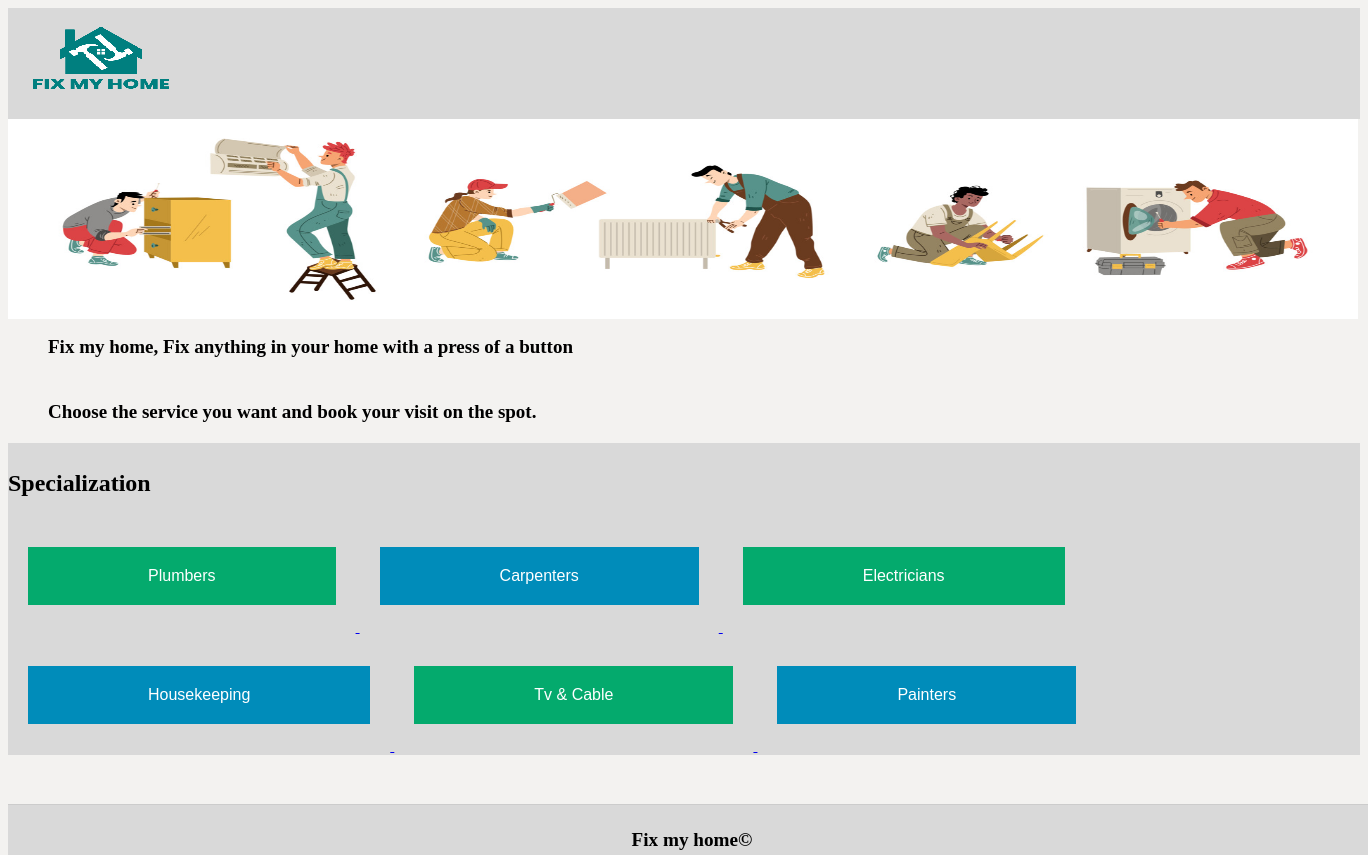
The app's page /templates/fixMyhome_spec.php with its own data.
### tables this page shows
CREATE TABLE `specializations` (
  `Id` int(11) NOT NULL,
  `special1` varchar(100) NOT NULL,
  `special2` varchar(100) NOT NULL,
  `special3` varchar(100) NOT NULL,
  `special4` varchar(100) NOT NULL,
  `special5` varchar(100) NOT NULL,
  `special6` varchar(250) NOT NULL
);

### templates/fixMyhome_spec.php (the view, shortened to what this page needs)
<?php
require_once '../config/db.php';
$query = "SELECT * FROM specializations";
$result = mysqli_query($con, $query);
?>
<!DOCTYPE html>
<html lang="en">
  <head>
    <link rel="stylesheet" type="text/css" href="../static/styles/3-header.css">
    <link rel="stylesheet" type="text/css" href="../static/styles/3-footer.css">
      </head>
  <body>
  <header style="background-color:rgb(217, 217, 217);">
          <a href="../index.php"><img src="../static/images/fixMyHome1.png" /> </a>
    </header>
        <img src="../static/images/vecteezyKlyaksun.jpg" class = "center" style="width:1350px; height:200px;
                                        image-rendering: -moz-crisp-edges;
                                        -ms-interpolation-mode: bicubic;"></img>
    <div class="container">
        <h1>Fix my home, Fix anything in your home with a press of a button</h1><br>
        <h1>Choose the service you want and book your visit on the spot.</h1>
    </div>
    <?php
while($row = mysqli_fetch_assoc($result))
{
  ?>
  <div class="column" style="background-color:rgb(217, 217, 217);">
                      <h2><br>Specialization</h2>
                        <a href="plumbers.php">
                        <button class="button button1"><?php echo $row['special1']; ?></button> </a>
                        <a href="carpenters.php">
                        <button class="button button2"><?php echo $row['special2']; ?></button> </a>
                        <a href="electrician.php">
                        <button class="button button1"><?php echo $row['special3']; ?></button> </a>
                        <a href="housekeeping.php">
                        <button class="button button2"><?php echo $row['special4']; ?></button> </a>
                        <a href="tv&cable.php">
                        <button class="button button1"><?php echo $row['special5']; ?></button> </a>
                        <a href="painters.php">
                        <button class="button button2"><?php echo $row['special6']; ?></button> </a>
                </div>
                <?php
  }
?>
    </body>
    <footer>
        <p>Fix my home&#169</p>
      </footer>
  </html>

### static/styles/3-footer.css (style rules this page uses)
footer { position: fixed; background: rgb(217, 217, 217); height: 50px; width: 100%; bottom: 0; border-top: 1px solid #CCCCCC; }
footer p { position: absolute; text-align: center; font-size: 120%; font-weight: bolder; top: 10%; bottom: 0; right: 0; left: 0; }

### templates/fixMyhome_spec.php (style rules this page uses)
body { background-color: rgb(243, 242, 240); }
h1 { font-size: 19px; margin-left: 40px; }
.button { margin-left: 1555px; border: none; color: white; padding: 20px 120px; text-align: center; text-decoration: none; display: inline-block; font-size: 16px; margin: 10px 20px; cursor: pointer; vertical-align: 51px; }
.button1 { background-color: #04AA6D; }
.button2 { background-color: #008CBA; }

### records on screen
specializations: special1 "Plumbers", special2 "Carpenters", special3 "Electricians", special4 "Housekeeping", special5 "Tv & Cable", special6 "Painters"
